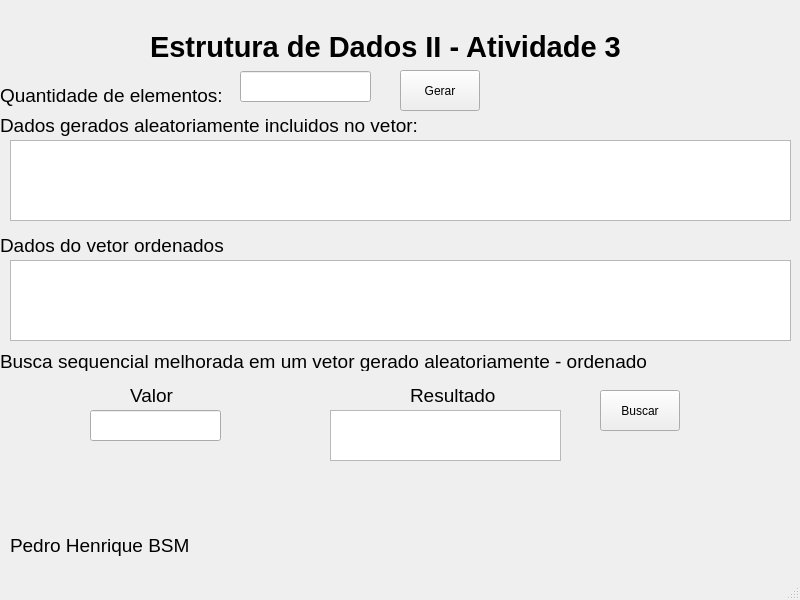
<?xml version="1.0" encoding="UTF-8"?>
<ui version="4.0">
 <class>MainWindow</class>
 <widget class="QMainWindow" name="MainWindow">
  <property name="geometry">
   <rect>
    <x>0</x>
    <y>0</y>
    <width>800</width>
    <height>600</height>
   </rect>
  </property>
  <property name="windowTitle">
   <string>MainWindow</string>
  </property>
  <widget class="QWidget" name="centralwidget">
   <widget class="QLabel" name="label">
    <property name="geometry">
     <rect>
      <x>150</x>
      <y>30</y>
      <width>481</width>
      <height>31</height>
     </rect>
    </property>
    <property name="text">
     <string>&lt;html&gt;&lt;head/&gt;&lt;body&gt;&lt;p&gt;&lt;span style=&quot; font-size:22pt; font-weight:700;&quot;&gt;Estrutura de Dados II - Atividade 3&lt;/span&gt;&lt;/p&gt;&lt;/body&gt;&lt;/html&gt;</string>
    </property>
   </widget>
   <widget class="QLabel" name="label_2">
    <property name="geometry">
     <rect>
      <x>0</x>
      <y>80</y>
      <width>231</width>
      <height>31</height>
     </rect>
    </property>
    <property name="text">
     <string>&lt;html&gt;&lt;head/&gt;&lt;body&gt;&lt;p&gt;&lt;span style=&quot; font-size:14pt;&quot;&gt;Quantidade de elementos:&lt;/span&gt;&lt;/p&gt;&lt;/body&gt;&lt;/html&gt;</string>
    </property>
   </widget>
   <widget class="QLabel" name="label_3">
    <property name="geometry">
     <rect>
      <x>0</x>
      <y>110</y>
      <width>431</width>
      <height>31</height>
     </rect>
    </property>
    <property name="text">
     <string>&lt;html&gt;&lt;head/&gt;&lt;body&gt;&lt;p&gt;&lt;span style=&quot; font-size:14pt;&quot;&gt;Dados gerados aleatoriamente incluidos no vetor:&lt;/span&gt;&lt;/p&gt;&lt;/body&gt;&lt;/html&gt;</string>
    </property>
   </widget>
   <widget class="QLabel" name="label_4">
    <property name="geometry">
     <rect>
      <x>0</x>
      <y>230</y>
      <width>231</width>
      <height>31</height>
     </rect>
    </property>
    <property name="text">
     <string>&lt;html&gt;&lt;head/&gt;&lt;body&gt;&lt;p&gt;&lt;span style=&quot; font-size:14pt;&quot;&gt;Dados do vetor ordenados&lt;/span&gt;&lt;/p&gt;&lt;/body&gt;&lt;/html&gt;</string>
    </property>
   </widget>
   <widget class="QLabel" name="label_5">
    <property name="geometry">
     <rect>
      <x>0</x>
      <y>350</y>
      <width>661</width>
      <height>21</height>
     </rect>
    </property>
    <property name="text">
     <string>&lt;html&gt;&lt;head/&gt;&lt;body&gt;&lt;p&gt;&lt;span style=&quot; font-size:14pt;&quot;&gt;Busca sequencial melhorada em um vetor gerado aleatoriamente - ordenado&lt;/span&gt;&lt;/p&gt;&lt;/body&gt;&lt;/html&gt;</string>
    </property>
   </widget>
   <widget class="QLabel" name="label_6">
    <property name="geometry">
     <rect>
      <x>130</x>
      <y>380</y>
      <width>51</width>
      <height>31</height>
     </rect>
    </property>
    <property name="text">
     <string>&lt;html&gt;&lt;head/&gt;&lt;body&gt;&lt;p&gt;&lt;span style=&quot; font-size:14pt;&quot;&gt;Valor&lt;/span&gt;&lt;/p&gt;&lt;/body&gt;&lt;/html&gt;</string>
    </property>
   </widget>
   <widget class="QLabel" name="label_7">
    <property name="geometry">
     <rect>
      <x>410</x>
      <y>380</y>
      <width>91</width>
      <height>31</height>
     </rect>
    </property>
    <property name="text">
     <string>&lt;html&gt;&lt;head/&gt;&lt;body&gt;&lt;p&gt;&lt;span style=&quot; font-size:14pt;&quot;&gt;Resultado&lt;/span&gt;&lt;/p&gt;&lt;/body&gt;&lt;/html&gt;</string>
    </property>
   </widget>
   <widget class="QLabel" name="label_8">
    <property name="geometry">
     <rect>
      <x>10</x>
      <y>530</y>
      <width>181</width>
      <height>31</height>
     </rect>
    </property>
    <property name="text">
     <string>&lt;html&gt;&lt;head/&gt;&lt;body&gt;&lt;p&gt;&lt;span style=&quot; font-size:14pt;&quot;&gt;Pedro Henrique BSM&lt;/span&gt;&lt;/p&gt;&lt;/body&gt;&lt;/html&gt;</string>
    </property>
   </widget>
   <widget class="QLineEdit" name="lineEdit_inputGerar">
    <property name="geometry">
     <rect>
      <x>240</x>
      <y>71</y>
      <width>131</width>
      <height>31</height>
     </rect>
    </property>
   </widget>
   <widget class="QLineEdit" name="lineEdit_inputValor">
    <property name="geometry">
     <rect>
      <x>90</x>
      <y>410</y>
      <width>131</width>
      <height>31</height>
     </rect>
    </property>
   </widget>
   <widget class="QTextEdit" name="textEdit_resultadoBusca">
    <property name="geometry">
     <rect>
      <x>330</x>
      <y>410</y>
      <width>231</width>
      <height>51</height>
     </rect>
    </property>
   </widget>
   <widget class="QTextEdit" name="textEdit_vetorAleatorio">
    <property name="geometry">
     <rect>
      <x>10</x>
      <y>140</y>
      <width>781</width>
      <height>81</height>
     </rect>
    </property>
   </widget>
   <widget class="QTextEdit" name="textEdit_vetorOrdenado">
    <property name="geometry">
     <rect>
      <x>10</x>
      <y>260</y>
      <width>781</width>
      <height>81</height>
     </rect>
    </property>
   </widget>
   <widget class="QPushButton" name="pushButton_gerar">
    <property name="geometry">
     <rect>
      <x>400</x>
      <y>70</y>
      <width>80</width>
      <height>41</height>
     </rect>
    </property>
    <property name="text">
     <string>Gerar</string>
    </property>
   </widget>
   <widget class="QPushButton" name="pushButton_buscar">
    <property name="geometry">
     <rect>
      <x>600</x>
      <y>390</y>
      <width>80</width>
      <height>41</height>
     </rect>
    </property>
    <property name="text">
     <string>Buscar</string>
    </property>
   </widget>
  </widget>
  <widget class="QMenuBar" name="menubar">
   <property name="geometry">
    <rect>
     <x>0</x>
     <y>0</y>
     <width>800</width>
     <height>20</height>
    </rect>
   </property>
  </widget>
  <widget class="QStatusBar" name="statusbar"/>
 </widget>
 <resources/>
 <connections/>
</ui>
